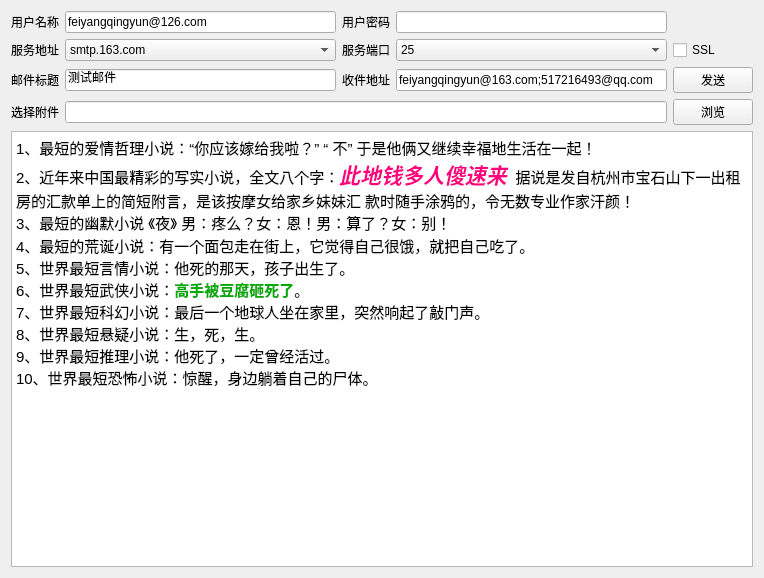
<?xml version="1.0" encoding="UTF-8"?>
<ui version="4.0">
 <class>frmEmailTool</class>
 <widget class="QWidget" name="frmEmailTool">
  <property name="geometry">
   <rect>
    <x>0</x>
    <y>0</y>
    <width>764</width>
    <height>578</height>
   </rect>
  </property>
  <property name="windowTitle">
   <string>Form</string>
  </property>
  <layout class="QVBoxLayout" name="verticalLayout">
   <item>
    <layout class="QGridLayout" name="gridLayout">
     <item row="2" column="4">
      <widget class="QPushButton" name="btnSend">
       <property name="cursor">
        <cursorShape>PointingHandCursor</cursorShape>
       </property>
       <property name="text">
        <string>发送</string>
       </property>
      </widget>
     </item>
     <item row="1" column="3">
      <widget class="QComboBox" name="cboxPort">
       <item>
        <property name="text">
         <string>25</string>
        </property>
       </item>
       <item>
        <property name="text">
         <string>465</string>
        </property>
       </item>
       <item>
        <property name="text">
         <string>587</string>
        </property>
       </item>
      </widget>
     </item>
     <item row="1" column="4">
      <widget class="QCheckBox" name="ckSSL">
       <property name="text">
        <string>SSL</string>
       </property>
      </widget>
     </item>
     <item row="1" column="2">
      <widget class="QLabel" name="labPort">
       <property name="text">
        <string>服务端口</string>
       </property>
      </widget>
     </item>
     <item row="3" column="4">
      <widget class="QPushButton" name="btnSelect">
       <property name="cursor">
        <cursorShape>PointingHandCursor</cursorShape>
       </property>
       <property name="text">
        <string>浏览</string>
       </property>
      </widget>
     </item>
     <item row="2" column="3">
      <widget class="QLineEdit" name="txtReceiverAddr">
       <property name="text">
        <string>feiyangqingyun@163.com;517216493@qq.com</string>
       </property>
      </widget>
     </item>
     <item row="3" column="1" colspan="3">
      <widget class="QLineEdit" name="txtFileName"/>
     </item>
     <item row="2" column="0">
      <widget class="QLabel" name="labTitle">
       <property name="text">
        <string>邮件标题</string>
       </property>
      </widget>
     </item>
     <item row="2" column="1">
      <widget class="QLineEdit" name="txtTitle">
       <property name="text">
        <string>测试邮件</string>
       </property>
      </widget>
     </item>
     <item row="1" column="1">
      <widget class="QComboBox" name="cboxServer">
       <item>
        <property name="text">
         <string>smtp.163.com</string>
        </property>
       </item>
       <item>
        <property name="text">
         <string>smtp.126.com</string>
        </property>
       </item>
       <item>
        <property name="text">
         <string>smtp.qq.com</string>
        </property>
       </item>
       <item>
        <property name="text">
         <string>smt.sina.com</string>
        </property>
       </item>
       <item>
        <property name="text">
         <string>smtp.sohu.com</string>
        </property>
       </item>
       <item>
        <property name="text">
         <string>smtp.139.com</string>
        </property>
       </item>
       <item>
        <property name="text">
         <string>smtp.189.com</string>
        </property>
       </item>
      </widget>
     </item>
     <item row="2" column="2">
      <widget class="QLabel" name="labReceiverAddr">
       <property name="text">
        <string>收件地址</string>
       </property>
      </widget>
     </item>
     <item row="3" column="0">
      <widget class="QLabel" name="labFileName">
       <property name="text">
        <string>选择附件</string>
       </property>
      </widget>
     </item>
     <item row="1" column="0">
      <widget class="QLabel" name="labServer">
       <property name="text">
        <string>服务地址</string>
       </property>
      </widget>
     </item>
     <item row="0" column="0">
      <widget class="QLabel" name="labSenderAddr">
       <property name="text">
        <string>用户名称</string>
       </property>
      </widget>
     </item>
     <item row="0" column="1">
      <widget class="QLineEdit" name="txtSenderAddr">
       <property name="text">
        <string>feiyangqingyun@126.com</string>
       </property>
      </widget>
     </item>
     <item row="0" column="2">
      <widget class="QLabel" name="labSenderPwd">
       <property name="text">
        <string>用户密码</string>
       </property>
      </widget>
     </item>
     <item row="0" column="3">
      <widget class="QLineEdit" name="txtSenderPwd">
       <property name="text">
        <string/>
       </property>
       <property name="echoMode">
        <enum>QLineEdit::Password</enum>
       </property>
      </widget>
     </item>
    </layout>
   </item>
   <item>
    <widget class="QTextBrowser" name="txtContent">
     <property name="readOnly">
      <bool>false</bool>
     </property>
     <property name="html">
      <string>&lt;!DOCTYPE HTML PUBLIC &quot;-//W3C//DTD HTML 4.0//EN&quot; &quot;http://www.w3.org/TR/REC-html40/strict.dtd&quot;&gt;
&lt;html&gt;&lt;head&gt;&lt;meta name=&quot;qrichtext&quot; content=&quot;1&quot; /&gt;&lt;style type=&quot;text/css&quot;&gt;
p, li { white-space: pre-wrap; }
&lt;/style&gt;&lt;/head&gt;&lt;body style=&quot; font-family:'SimSun'; font-size:9.07563pt; font-weight:400; font-style:normal;&quot;&gt;
&lt;p style=&quot; margin-top:0px; margin-bottom:0px; margin-left:0px; margin-right:0px; -qt-block-indent:0; text-indent:0px;&quot;&gt;&lt;span style=&quot; font-family:'宋体'; font-size:11pt;&quot;&gt;1&lt;/span&gt;&lt;span style=&quot; font-family:'Times New Roman'; font-size:11pt;&quot;&gt;、最短的爱情哲理小说：“&lt;/span&gt;&lt;span style=&quot; font-family:'宋体'; font-size:11pt;&quot;&gt;你应该嫁给我啦？&lt;/span&gt;&lt;span style=&quot; font-family:'Times New Roman'; font-size:11pt;&quot;&gt;” “ &lt;/span&gt;&lt;span style=&quot; font-family:'宋体'; font-size:11pt;&quot;&gt;不&lt;/span&gt;&lt;span style=&quot; font-family:'Times New Roman'; font-size:11pt;&quot;&gt;” &lt;/span&gt;&lt;span style=&quot; font-family:'宋体'; font-size:11pt;&quot;&gt;于是他俩又继续幸福地生活在一起&lt;/span&gt;&lt;span style=&quot; font-family:'Times New Roman'; font-size:11pt;&quot;&gt;！&lt;br /&gt;&lt;/span&gt;&lt;span style=&quot; font-family:'宋体'; font-size:11pt;&quot;&gt;2&lt;/span&gt;&lt;span style=&quot; font-family:'Times New Roman'; font-size:11pt;&quot;&gt;、近年来中国最精彩的写实小说，全文八个字：&lt;/span&gt;&lt;span style=&quot; font-family:'Times New Roman'; font-size:16pt; font-weight:600; font-style:italic; color:#ff007f;&quot;&gt;此地钱多人傻速来&lt;/span&gt;&lt;span style=&quot; font-family:'Times New Roman'; font-size:11pt;&quot;&gt;  据说是发自杭州市宝石山下一出租房的汇款单上的简短附言，是该按摩女给家乡妹妹汇 款时随手涂鸦的，令无数专业作家汗颜！&lt;br /&gt;&lt;/span&gt;&lt;span style=&quot; font-family:'宋体'; font-size:11pt;&quot;&gt;3&lt;/span&gt;&lt;span style=&quot; font-family:'Times New Roman'; font-size:11pt;&quot;&gt;、最短的幽默小说 《夜》 男：疼么？女：恩！男：算了？女：别！&lt;/span&gt;&lt;/p&gt;
&lt;p style=&quot; margin-top:0px; margin-bottom:0px; margin-left:0px; margin-right:0px; -qt-block-indent:0; text-indent:0px;&quot;&gt;&lt;span style=&quot; font-family:'宋体'; font-size:11pt;&quot;&gt;4&lt;/span&gt;&lt;span style=&quot; font-family:'Times New Roman'; font-size:11pt;&quot;&gt;、最短的荒诞小说：有一个面包走在街上，它觉得自己很饿，就把自己吃了。&lt;br /&gt;&lt;/span&gt;&lt;span style=&quot; font-family:'宋体'; font-size:11pt;&quot;&gt;5&lt;/span&gt;&lt;span style=&quot; font-family:'Times New Roman'; font-size:11pt;&quot;&gt;、世界最短言情小说：他死的那天，孩子出生了。&lt;br /&gt;&lt;/span&gt;&lt;span style=&quot; font-family:'宋体'; font-size:11pt;&quot;&gt;6&lt;/span&gt;&lt;span style=&quot; font-family:'Times New Roman'; font-size:11pt;&quot;&gt;、世界最短武侠小说：&lt;/span&gt;&lt;span style=&quot; font-family:'Times New Roman'; font-size:11pt; font-weight:600; color:#00aa00;&quot;&gt;高手被豆腐砸死了&lt;/span&gt;&lt;span style=&quot; font-family:'Times New Roman'; font-size:11pt;&quot;&gt;。&lt;br /&gt;&lt;/span&gt;&lt;span style=&quot; font-family:'宋体'; font-size:11pt;&quot;&gt;7&lt;/span&gt;&lt;span style=&quot; font-family:'Times New Roman'; font-size:11pt;&quot;&gt;、世界最短科幻小说：最后一个地球人坐在家里，突然响起了敲门声。&lt;br /&gt;&lt;/span&gt;&lt;span style=&quot; font-family:'宋体'; font-size:11pt;&quot;&gt;8&lt;/span&gt;&lt;span style=&quot; font-family:'Times New Roman'; font-size:11pt;&quot;&gt;、世界最短悬疑小说：生，死，生。&lt;br /&gt;&lt;/span&gt;&lt;span style=&quot; font-family:'宋体'; font-size:11pt;&quot;&gt;9&lt;/span&gt;&lt;span style=&quot; font-family:'Times New Roman'; font-size:11pt;&quot;&gt;、世界最短推理小说：他死了，一定曾经活过。 &lt;br /&gt;1&lt;/span&gt;&lt;span style=&quot; font-family:'宋体'; font-size:11pt;&quot;&gt;0&lt;/span&gt;&lt;span style=&quot; font-family:'Times New Roman'; font-size:11pt;&quot;&gt;、世界最短恐怖小说：惊醒，身边躺着自己的尸体。&lt;/span&gt;&lt;/p&gt;&lt;/body&gt;&lt;/html&gt;</string>
     </property>
    </widget>
   </item>
  </layout>
 </widget>
 <tabstops>
  <tabstop>txtSenderAddr</tabstop>
  <tabstop>txtSenderPwd</tabstop>
  <tabstop>cboxServer</tabstop>
  <tabstop>cboxPort</tabstop>
  <tabstop>ckSSL</tabstop>
  <tabstop>txtTitle</tabstop>
  <tabstop>txtReceiverAddr</tabstop>
  <tabstop>btnSend</tabstop>
  <tabstop>txtFileName</tabstop>
  <tabstop>btnSelect</tabstop>
  <tabstop>txtContent</tabstop>
 </tabstops>
 <resources/>
 <connections/>
</ui>
